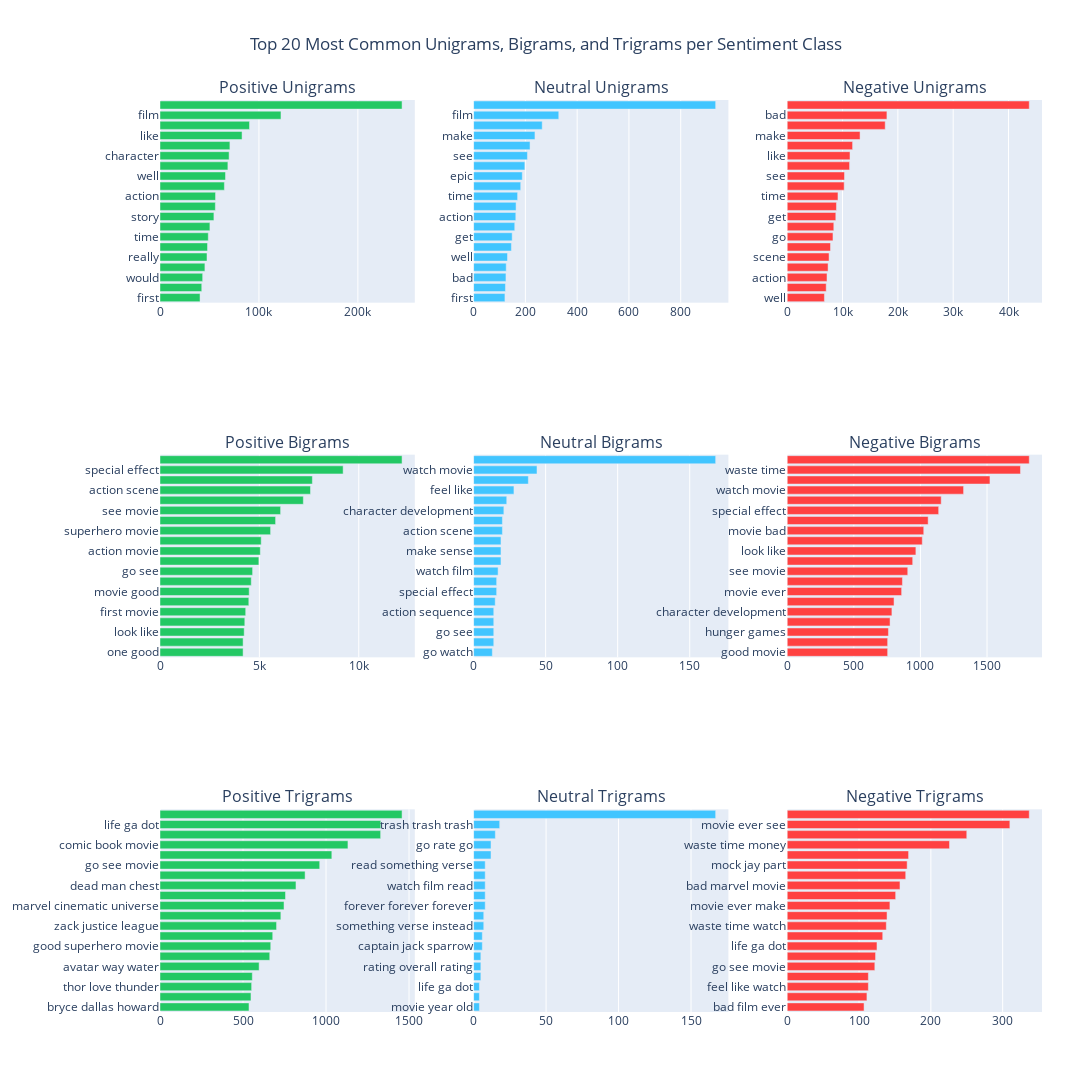

Notebook code for this chart:
### Code cell
from nltk.util import ngrams

# Function to tokenize the text using spaCy
def tokenize_text(text):
    # Replace non-ASCII characters with spaces
    text = re.sub(r'[^\x00-\x7F]+', '', text)
    text = text.strip()
    return [tok.text for tok in nlp.tokenizer(text)]

# Function to get n-grams from tokens
def get_ngrams(tokens, n):
    return [' '.join(gram) for gram in ngrams(tokens, n)]

def plot_top_words_per_class(df, text_column, label_column, top_n=20):
    """
    Plots the top N most common unigrams, bigrams, and trigrams for each sentiment class using Plotly.

    Parameters:
    df (pd.DataFrame): The DataFrame containing the text data and labels.
    text_column (str): The name of the column containing the text data.
    label_column (str): The name of the column containing the sentiment labels.
    top_n (int): Number of top words to plot per class (default is 20).
    """
    # Define custom colors
    color_map = {'positive': '#23C864',
                 'neutral': '#41C5FF',
                 'negative': '#FF4141'
                 }
    
    # Initialize counters for each sentiment class and n-gram type
    counters = {
        'unigram': {'positive': Counter(), 'neutral': Counter(), 'negative': Counter()},
        'bigram': {'positive': Counter(), 'neutral': Counter(), 'negative': Counter()},
        'trigram': {'positive': Counter(), 'neutral': Counter(), 'negative': Counter()}
    }
    
    # Process each row in the DataFrame
    for index, row in df.iterrows():
        text = row[text_column]
        tokens = tokenize_text(text)  # Tokenize using spaCy
        
        # Update counters based on sentiment label
        sentiment = row[label_column]
        counters['unigram'][sentiment].update(tokens)
        counters['bigram'][sentiment].update(get_ngrams(tokens, 2))
        counters['trigram'][sentiment].update(get_ngrams(tokens, 3))
    
    # Prepare data for plotting
    plot_data = {'positive': [], 'neutral': [], 'negative': []}
    for ngram_type in ['unigram', 'bigram', 'trigram']:
        for sentiment in ['positive', 'neutral', 'negative']:
            top_ngrams = dict(counters[ngram_type][sentiment].most_common(top_n))
            sorted_ngrams = {k: v for k, v in sorted(top_ngrams.items(), key=lambda item: item[1])}
            plot_data[sentiment].append((list(sorted_ngrams.keys()), list(sorted_ngrams.values())))

    # Create subplots: 3 rows, 3 columns
    fig = make_subplots(rows=3, cols=3, subplot_titles=(
        'Positive Unigrams', 'Neutral Unigrams', 'Negative Unigrams',
        'Positive Bigrams', 'Neutral Bigrams', 'Negative Bigrams',
        'Positive Trigrams', 'Neutral Trigrams', 'Negative Trigrams'
    ))

    # Plot horizontal bar charts for unigrams, bigrams, and trigrams
    for i, ngram_type in enumerate(['unigram', 'bigram', 'trigram']):
        for j, sentiment in enumerate(['positive', 'neutral', 'negative']):
            words, counts = plot_data[sentiment][i]
            fig.add_trace(
                go.Bar(y=words, x=counts, name=f'{sentiment.capitalize()} {ngram_type.capitalize()}', 
                       orientation='h', marker_color=color_map[sentiment]),
                row=i+1, col=j+1
            )

    # Update layout
    fig.update_layout(
        title=dict(text="Top 20 Most Common Unigrams, Bigrams, and Trigrams per Sentiment Class", x=0.5),
        barmode='group', showlegend=False, height=1600, width=2100,
        margin=dict(r=50)
    )

    # Show plot
    fig.show()

# Example usage
# Assuming imdb_df is your DataFrame containing 'review' and 'sentiment' columns
plot_top_words_per_class(imdb_df, 'review', 'sentiment', top_n=20)

### Figure 1 — Plotly figure (JSON) as saved in the notebook; plotly's stock layout.template omitted (floating-point values rounded to 4 significant figures)
{"data": [{"marker": {"color": "#23C864"}, "name": "Positive Unigram", "orientation": "h", "type": "bar", "x": [40479, 42216, 43126, 45391, 47505, 48031, 48800, 50461, 54490, 55949, 56142, 65079, 66217, 68627, 69836, 70661, 82945, 90477, 122280, 244684], "xaxis": "x", "y": ["first", "scene", "would", "get", "really", "go", "time", "great", "story", "watch", "action", "make", "well", "one", "character", "see", "like", "good", "film", "movie"], "yaxis": "y"}, {"marker": {"color": "#41C5FF"}, "name": "Neutral Unigram", "orientation": "h", "type": "bar", "x": [121, 123, 125, 126, 131, 146, 149, 159, 163, 164, 170, 182, 188, 198, 208, 218, 237, 265, 329, 935], "xaxis": "x2", "y": ["first", "much", "bad", "would", "well", "good", "get", "like", "action", "story", "time", "go", "epic", "character", "see", "one", "make", "watch", "film", "movie"], "yaxis": "y2"}, {"marker": {"color": "#FF4141"}, "name": "Negative Unigram", "orientation": "h", "type": "bar", "x": [6726, 7048, 7196, 7388, 7567, 7824, 8272, 8423, 8785, 8903, 9177, 10299, 10357, 11272, 11352, 11818, 13169, 17713, 18023, 43750], "xaxis": "x3", "y": ["well", "really", "action", "would", "scene", "even", "go", "story", "get", "good", "time", "watch", "see", "character", "like", "one", "make", "film", "bad", "movie"], "yaxis": "y3"}, {"marker": {"color": "#23C864"}, "name": "Positive Bigram", "orientation": "h", "type": "bar", "x": [4181, 4182, 4236, 4267, 4312, 4469, 4487, 4591, 4659, 4974, 5047, 5092, 5564, 5816, 6068, 7212, 7573, 7666, 9214, 12179], "xaxis": "x4", "y": ["one good", "fight scene", "look like", "make movie", "first movie", "marvel movie", "movie good", "movie like", "go see", "comic book", "action movie", "justice league", "superhero movie", "action sequence", "see movie", "watch movie", "action scene", "good movie", "special effect", "feel like"], "yaxis": "y4"}, {"marker": {"color": "#41C5FF"}, "name": "Neutral Bigram", "orientation": "h", "type": "bar", "x": [13, 14, 14, 14, 14, 15, 16, 16, 17, 19, 19, 19, 20, 20, 21, 23, 28, 38, 44, 168], "xaxis": "x5", "y": ["go watch", "first one", "go see", "comic book", "action sequence", "rate go", "special effect", "watch watch", "watch film", "year old", "make sense", "trash trash", "action scene", "action movie", "character development", "movie make", "feel like", "make movie", "watch movie", "epic epic"], "yaxis": "y5"}, {"marker": {"color": "#FF4141"}, "name": "Negative Bigram", "orientation": "h", "type": "bar", "x": [754, 754, 760, 772, 786, 802, 859, 865, 905, 942, 966, 1014, 1025, 1058, 1137, 1156, 1324, 1522, 1751, 1817], "xaxis": "x6", "y": ["good movie", "action movie", "hunger games", "first movie", "character development", "movie make", "movie ever", "bad guy", "see movie", "make movie", "look like", "make sense", "movie bad", "fight scene", "special effect", "action scene", "watch movie", "feel like", "waste time", "bad movie"], "yaxis": "y6"}, {"marker": {"color": "#23C864"}, "name": "Positive Trigram", "orientation": "h", "type": "bar", "x": [536, 548, 552, 556, 597, 661, 667, 679, 702, 728, 747, 756, 819, 874, 962, 1035, 1132, 1329, 1330, 1458], "xaxis": "x7", "y": ["bryce dallas howard", "captain jack sparrow", "thor love thunder", "feel like watch", "avatar way water", "movie ever make", "good superhero movie", "good movie ever", "zack justice league", "one good movie", "marvel cinematic universe", "post credit scene", "dead man chest", "movie ever see", "go see movie", "movie feel like", "comic book movie", "batman v superman", "life ga dot", "get life ga"], "yaxis": "y7"}, {"marker": {"color": "#41C5FF"}, "name": "Neutral Trigram", "orientation": "h", "type": "bar", "x": [4, 4, 4, 5, 5, 5, 6, 6, 7, 7, 8, 8, 8, 8, 8, 12, 12, 15, 18, 167], "xaxis": "x8", "y": ["movie year old", "get life ga", "life ga dot", "rating rating overall", "rating overall rating", "bangladesh bangladesh bangladesh", "captain jack sparrow", "year thousand year", "something verse instead", "verse instead watch", "forever forever forever", "instead watch film", "watch film read", "film read something", "read something verse", "rate go rate", "go rate go", "watch watch watch", "trash trash trash", "epic epic epic"], "yaxis": "y8"}, {"marker": {"color": "#FF4141"}, "name": "Negative Trigram", "orientation": "h", "type": "bar", "x": [107, 111, 113, 113, 122, 123, 125, 133, 138, 139, 143, 151, 157, 165, 167, 169, 226, 250, 310, 337], "xaxis": "x9", "y": ["bad film ever", "bad acting bad", "feel like watch", "kung fu panda", "go see movie", "comic book movie", "life ga dot", "get life ga", "waste time watch", "movie feel like", "movie ever make", "batman v superman", "bad marvel movie", "world war z", "mock jay part", "bad movie see", "waste time money", "one bad movie", "movie ever see", "bad movie ever"], "yaxis": "y9"}], "layout": {"annotations": [{"font": {"size": 16}, "showarrow": false, "text": "Positive Unigrams", "x": 0.1444, "xanchor": "center", "xref": "paper", "y": 1, "yanchor": "bottom", "yref": "paper"}, {"font": {"size": 16}, "showarrow": false, "text": "Neutral Unigrams", "x": 0.5, "xanchor": "center", "xref": "paper", "y": 1, "yanchor": "bottom", "yref": "paper"}, {"font": {"size": 16}, "showarrow": false, "text": "Negative Unigrams", "x": 0.8556, "xanchor": "center", "xref": "paper", "y": 1, "yanchor": "bottom", "yref": "paper"}, {"font": {"size": 16}, "showarrow": false, "text": "Positive Bigrams", "x": 0.1444, "xanchor": "center", "xref": "paper", "y": 0.6111, "yanchor": "bottom", "yref": "paper"}, {"font": {"size": 16}, "showarrow": false, "text": "Neutral Bigrams", "x": 0.5, "xanchor": "center", "xref": "paper", "y": 0.6111, "yanchor": "bottom", "yref": "paper"}, {"font": {"size": 16}, "showarrow": false, "text": "Negative Bigrams", "x": 0.8556, "xanchor": "center", "xref": "paper", "y": 0.6111, "yanchor": "bottom", "yref": "paper"}, {"font": {"size": 16}, "showarrow": false, "text": "Positive Trigrams", "x": 0.1444, "xanchor": "center", "xref": "paper", "y": 0.2222, "yanchor": "bottom", "yref": "paper"}, {"font": {"size": 16}, "showarrow": false, "text": "Neutral Trigrams", "x": 0.5, "xanchor": "center", "xref": "paper", "y": 0.2222, "yanchor": "bottom", "yref": "paper"}, {"font": {"size": 16}, "showarrow": false, "text": "Negative Trigrams", "x": 0.8556, "xanchor": "center", "xref": "paper", "y": 0.2222, "yanchor": "bottom", "yref": "paper"}], "barmode": "group", "height": 1600, "margin": {"r": 50}, "showlegend": false, "title": {"text": "Top 20 Most Common Unigrams, Bigrams, and Trigrams per Sentiment Class", "x": 0.5}, "width": 2100, "xaxis": {"anchor": "y", "domain": [0, 0.2889]}, "xaxis2": {"anchor": "y2", "domain": [0.3556, 0.6444]}, "xaxis3": {"anchor": "y3", "domain": [0.7111, 1]}, "xaxis4": {"anchor": "y4", "domain": [0, 0.2889]}, "xaxis5": {"anchor": "y5", "domain": [0.3556, 0.6444]}, "xaxis6": {"anchor": "y6", "domain": [0.7111, 1]}, "xaxis7": {"anchor": "y7", "domain": [0, 0.2889]}, "xaxis8": {"anchor": "y8", "domain": [0.3556, 0.6444]}, "xaxis9": {"anchor": "y9", "domain": [0.7111, 1]}, "yaxis": {"anchor": "x", "domain": [0.7778, 1]}, "yaxis2": {"anchor": "x2", "domain": [0.7778, 1]}, "yaxis3": {"anchor": "x3", "domain": [0.7778, 1]}, "yaxis4": {"anchor": "x4", "domain": [0.3889, 0.6111]}, "yaxis5": {"anchor": "x5", "domain": [0.3889, 0.6111]}, "yaxis6": {"anchor": "x6", "domain": [0.3889, 0.6111]}, "yaxis7": {"anchor": "x7", "domain": [0, 0.2222]}, "yaxis8": {"anchor": "x8", "domain": [0, 0.2222]}, "yaxis9": {"anchor": "x9", "domain": [0, 0.2222]}}}
